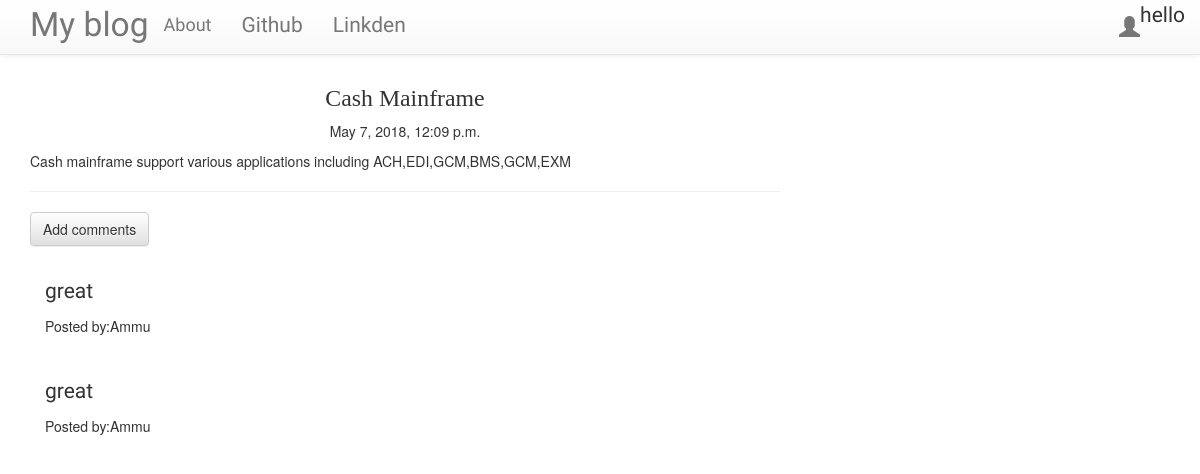
The app's page /post/4/ with its own data.
### blog/models.py (models this page shows, shortened)
class Post(models.Model):
    author = models.ForeignKey('auth.user')
    title=models.CharField(max_length=286)
    text=models.TextField()
    create_date=models.DateTimeField(default=timezone.now)
    published_date=models.DateTimeField(blank=True,null=True)

class Comment(models.Model):
    post=models.ForeignKey('blog.Post',related_name='comments')
    author=models.CharField(max_length=200)
    text=models.TextField()
    create_date=models.DateTimeField(default=timezone.now)
    approved_comment=models.BooleanField(default=False)

### blog/views.py (the view)
# urls.py: url(r'^post/(?P<pk>\d+)/$',views.PostDetailView.as_view(),name='post_detail'),
class PostDetailView(DetailView):
    model=Post

### blog/templates/blog/post_detail.html (shortened to what this page needs)
{% extends 'blog/base.html' %}
{% block body_block%}
<h1 class="posttitle loader">{{post.title}}</h1>
{% if post.published_date%}
<div class="date postdate">
  {{post.published_date}}
</div>
{%else%}
<a class="btn btn-default" href="{% url 'blog:post_publish' pk=post.pk %}">Publish</a>
{%endif%}
<p class='postcontent'>{{post.text|safe|linebreaksbr}}</p>
<hr>
<a class="btn btn-default" href="{% url 'blog:add_comments_to_post' pk=post.pk %}">Add comments</a>
<div class="container">
  {% for comment in post.comments.all%}
    <br>
      {% if comment.approved_comment %}
          <p class="postcontent">{{comment.text|safe|linebreaksbr}}</p>
          <p>Posted by:{{comment.author}}</p>
    {%endif%}
    {%empty%}
    <p>No comment</p>
  {%endfor%}
</div>
{%endblock%}

### blog/static/css/myblog.css (style rules this page uses)
.postdate { text-align: center }
.posttitle { font-family: cursive; font-size: 1.7em; text-align: center; }
.postcontent { font-family: 'Gochi Hand',cursive; font-size: 1.5em; }
.loader { filter:hue-rotate(0deg); color: linear-gradient(45deg,#0f8,#08f); animation:hue 10000ms infinite linear; }

### records on screen
Post: title "Cash Mainframe", published_date "May 7, 2018, 12:09 p.m.", text "Cash mainframe support various applications including ACH,EDI,GCM,BMS,GCM,EXM"
Comment: text "great", author "Ammu"
Comment: text "great", author "Ammu"
